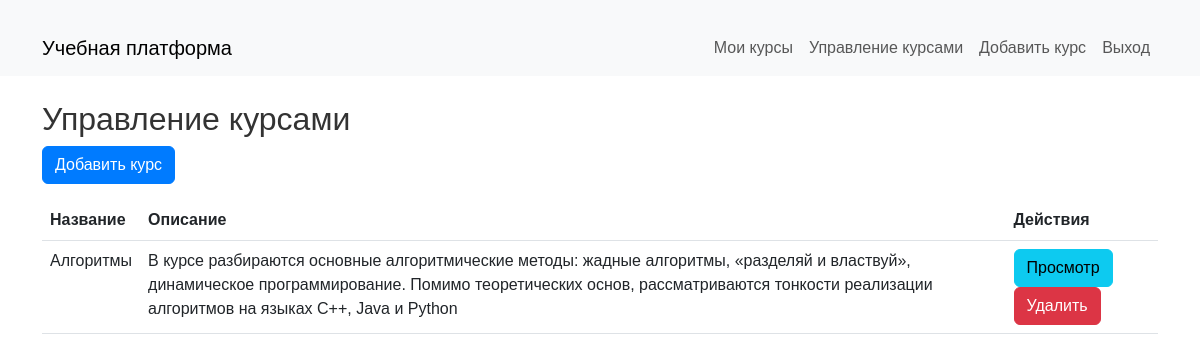
/courses/manage/ (signed in), run on an earlier commit of the app's database.
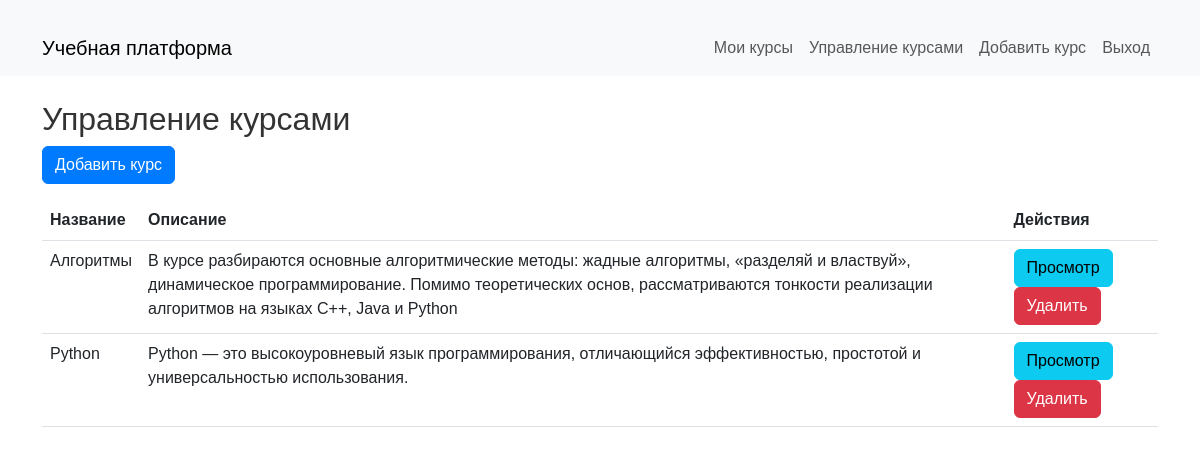
And on a later commit of the database.
### online_courses/models.py (models this page shows, shortened)
class Course(models.Model):
    title = models.CharField(max_length=255)
    description = models.TextField(null=True, blank=True)
    teacher = models.ForeignKey(User, on_delete=models.SET_NULL, null=True, limit_choices_to={'role': 'teacher'}, related_name='courses_taught')
    students = models.ManyToManyField(User, related_name='enrolled_courses', blank=True, limit_choices_to={'role': 'student'})

### online_courses/views.py (the view)
# urls.py: path('courses/manage/', manage_courses, name='manage_courses'),
@login_required
def manage_courses(request):
    if request.user.role != 'teacher':
        raise PermissionDenied("Только преподаватели могут управлять курсами.")
    courses = Course.objects.filter(teacher=request.user)
    return render(request, 'manage_courses.html', {'courses': courses})

### online_courses/templates/manage_courses.html
{% extends "base.html" %}
{% block content %}
<h2>Управление курсами</h2>
<a href="{% url 'online_courses:add_course' %}" class="btn btn-primary">Добавить курс</a>
<table class="table mt-3">
    <thead>
        <tr>
            <th>Название</th>
            <th>Описание</th>
            <th>Действия</th>
        </tr>
    </thead>
    <tbody>
        {% for course in courses %}
        <tr>
            <td>{{ course.title }}</td>
            <td>{{ course.description }}</td>
            <td>
                <a href="{% url 'online_courses:course_detail' course.id %}" class="btn btn-info">Просмотр</a>
                <a href="{% url 'online_courses:delete_course' course.id %}" class="btn btn-danger"
                   onclick="return confirm('Вы уверены, что хотите удалить этот курс?');">Удалить</a>
            </td>
        </tr>
        {% empty %}
        <tr>
            <td colspan="3">У вас пока нет курсов.</td>
        </tr>
        {% endfor %}
    </tbody>
</table>
{% endblock %}

What changed in the data, as far as the page shows it:
added Course: title "Python", description "Python — это высокоуровневый язык программирования, отличающийся эффективностью, простотой и универсальностью использования."
